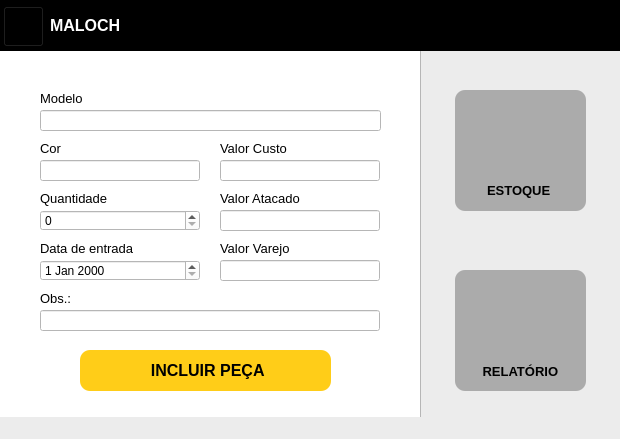
<?xml version="1.0" encoding="UTF-8"?>
<ui version="4.0">
 <class>MainWindow</class>
 <widget class="QMainWindow" name="MainWindow">
  <property name="geometry">
   <rect>
    <x>0</x>
    <y>0</y>
    <width>620</width>
    <height>439</height>
   </rect>
  </property>
  <property name="sizePolicy">
   <sizepolicy hsizetype="Fixed" vsizetype="Fixed">
    <horstretch>0</horstretch>
    <verstretch>0</verstretch>
   </sizepolicy>
  </property>
  <property name="minimumSize">
   <size>
    <width>620</width>
    <height>439</height>
   </size>
  </property>
  <property name="maximumSize">
   <size>
    <width>620</width>
    <height>439</height>
   </size>
  </property>
  <property name="windowTitle">
   <string>MALOCH</string>
  </property>
  <property name="windowIcon">
   <iconset>
    <normaloff>../SCR/maloch.ico</normaloff>../SCR/maloch.ico</iconset>
  </property>
  <property name="styleSheet">
   <string notr="true">background-color: rgb(236, 236, 236);</string>
  </property>
  <widget class="QWidget" name="centralwidget">
   <widget class="QFrame" name="frame_gamboa">
    <property name="geometry">
     <rect>
      <x>0</x>
      <y>0</y>
      <width>781</width>
      <height>51</height>
     </rect>
    </property>
    <property name="styleSheet">
     <string notr="true">background-color: rgb(0,0, 0);</string>
    </property>
    <property name="frameShape">
     <enum>QFrame::StyledPanel</enum>
    </property>
    <property name="frameShadow">
     <enum>QFrame::Raised</enum>
    </property>
    <widget class="QLabel" name="label">
     <property name="geometry">
      <rect>
       <x>50</x>
       <y>0</y>
       <width>161</width>
       <height>51</height>
      </rect>
     </property>
     <property name="font">
      <font>
       <family>Segoe UI Symbol</family>
       <pointsize>12</pointsize>
       <weight>75</weight>
       <bold>true</bold>
      </font>
     </property>
     <property name="styleSheet">
      <string notr="true">color: rgb(255, 255, 255);</string>
     </property>
     <property name="text">
      <string>MALOCH</string>
     </property>
    </widget>
    <widget class="QPushButton" name="pushButton">
     <property name="geometry">
      <rect>
       <x>3</x>
       <y>6</y>
       <width>41</width>
       <height>41</height>
      </rect>
     </property>
     <property name="text">
      <string/>
     </property>
     <property name="icon">
      <iconset>
       <normaloff>../SCR/maloch.ico</normaloff>../SCR/maloch.ico</iconset>
     </property>
     <property name="iconSize">
      <size>
       <width>30</width>
       <height>30</height>
      </size>
     </property>
    </widget>
   </widget>
   <widget class="QFrame" name="frame">
    <property name="geometry">
     <rect>
      <x>420</x>
      <y>50</y>
      <width>241</width>
      <height>421</height>
     </rect>
    </property>
    <property name="frameShape">
     <enum>QFrame::StyledPanel</enum>
    </property>
    <property name="frameShadow">
     <enum>QFrame::Raised</enum>
    </property>
    <widget class="QPushButton" name="estoque">
     <property name="geometry">
      <rect>
       <x>35</x>
       <y>40</y>
       <width>131</width>
       <height>121</height>
      </rect>
     </property>
     <property name="sizePolicy">
      <sizepolicy hsizetype="Minimum" vsizetype="Fixed">
       <horstretch>0</horstretch>
       <verstretch>0</verstretch>
      </sizepolicy>
     </property>
     <property name="font">
      <font>
       <family>Segoe UI Symbol</family>
       <pointsize>12</pointsize>
       <weight>75</weight>
       <bold>true</bold>
      </font>
     </property>
     <property name="cursor">
      <cursorShape>PointingHandCursor</cursorShape>
     </property>
     <property name="styleSheet">
      <string notr="true">background-color: rgb(171, 171, 171);
border-radius:10px
</string>
     </property>
     <property name="text">
      <string/>
     </property>
     <property name="icon">
      <iconset>
       <normaloff>../SCR/estq.png</normaloff>../SCR/estq.png</iconset>
     </property>
     <property name="iconSize">
      <size>
       <width>56</width>
       <height>58</height>
      </size>
     </property>
    </widget>
    <widget class="QPushButton" name="relatorio">
     <property name="geometry">
      <rect>
       <x>35</x>
       <y>220</y>
       <width>131</width>
       <height>121</height>
      </rect>
     </property>
     <property name="sizePolicy">
      <sizepolicy hsizetype="Minimum" vsizetype="Fixed">
       <horstretch>0</horstretch>
       <verstretch>0</verstretch>
      </sizepolicy>
     </property>
     <property name="font">
      <font>
       <family>Segoe UI Symbol</family>
       <pointsize>12</pointsize>
       <weight>75</weight>
       <bold>true</bold>
      </font>
     </property>
     <property name="cursor">
      <cursorShape>PointingHandCursor</cursorShape>
     </property>
     <property name="styleSheet">
      <string notr="true">background-color: rgb(171, 171, 171);
border-radius:10px
</string>
     </property>
     <property name="text">
      <string/>
     </property>
     <property name="icon">
      <iconset>
       <normaloff>../SCR/financeiro.png</normaloff>../SCR/financeiro.png</iconset>
     </property>
     <property name="iconSize">
      <size>
       <width>53</width>
       <height>47</height>
      </size>
     </property>
    </widget>
    <widget class="QLabel" name="label_4">
     <property name="geometry">
      <rect>
       <x>59</x>
       <y>306</y>
       <width>91</width>
       <height>31</height>
      </rect>
     </property>
     <property name="font">
      <font>
       <family>Segoe UI Symbol</family>
       <pointsize>10</pointsize>
       <weight>75</weight>
       <bold>true</bold>
      </font>
     </property>
     <property name="styleSheet">
      <string notr="true">background-color: rgb(171, 171, 171);
</string>
     </property>
     <property name="text">
      <string> RELATÓRIO</string>
     </property>
    </widget>
    <widget class="QLabel" name="label_3">
     <property name="geometry">
      <rect>
       <x>67</x>
       <y>130</y>
       <width>71</width>
       <height>20</height>
      </rect>
     </property>
     <property name="font">
      <font>
       <family>Segoe UI Symbol</family>
       <pointsize>10</pointsize>
       <weight>75</weight>
       <bold>true</bold>
      </font>
     </property>
     <property name="styleSheet">
      <string notr="true">background-color: rgb(171, 171, 171);
</string>
     </property>
     <property name="text">
      <string>ESTOQUE</string>
     </property>
    </widget>
    <zorder>relatorio</zorder>
    <zorder>estoque</zorder>
    <zorder>label_4</zorder>
    <zorder>label_3</zorder>
   </widget>
   <widget class="QFrame" name="frame_2">
    <property name="geometry">
     <rect>
      <x>-10</x>
      <y>50</y>
      <width>431</width>
      <height>391</height>
     </rect>
    </property>
    <property name="styleSheet">
     <string notr="true">background-color: rgb(255, 255, 255);</string>
    </property>
    <property name="frameShape">
     <enum>QFrame::StyledPanel</enum>
    </property>
    <property name="frameShadow">
     <enum>QFrame::Raised</enum>
    </property>
    <widget class="QLabel" name="label_6">
     <property name="geometry">
      <rect>
       <x>50</x>
       <y>140</y>
       <width>71</width>
       <height>16</height>
      </rect>
     </property>
     <property name="font">
      <font>
       <family>Segoe UI Symbol</family>
       <pointsize>10</pointsize>
       <weight>50</weight>
       <bold>false</bold>
      </font>
     </property>
     <property name="text">
      <string>Quantidade</string>
     </property>
    </widget>
    <widget class="QLabel" name="label_7">
     <property name="geometry">
      <rect>
       <x>230</x>
       <y>90</y>
       <width>131</width>
       <height>16</height>
      </rect>
     </property>
     <property name="font">
      <font>
       <family>Segoe UI Symbol</family>
       <pointsize>10</pointsize>
       <weight>50</weight>
       <bold>false</bold>
      </font>
     </property>
     <property name="text">
      <string>Valor Custo</string>
     </property>
    </widget>
    <widget class="QLineEdit" name="lineEdit_2">
     <property name="geometry">
      <rect>
       <x>50</x>
       <y>110</y>
       <width>160</width>
       <height>21</height>
      </rect>
     </property>
    </widget>
    <widget class="QLabel" name="label_11">
     <property name="geometry">
      <rect>
       <x>50</x>
       <y>190</y>
       <width>121</width>
       <height>16</height>
      </rect>
     </property>
     <property name="font">
      <font>
       <family>Segoe UI Symbol</family>
       <pointsize>10</pointsize>
       <weight>50</weight>
       <bold>false</bold>
      </font>
     </property>
     <property name="text">
      <string>Data de entrada</string>
     </property>
    </widget>
    <widget class="QLabel" name="label_13">
     <property name="geometry">
      <rect>
       <x>50</x>
       <y>40</y>
       <width>71</width>
       <height>16</height>
      </rect>
     </property>
     <property name="font">
      <font>
       <family>Segoe UI Symbol</family>
       <pointsize>10</pointsize>
       <weight>50</weight>
       <bold>false</bold>
      </font>
     </property>
     <property name="text">
      <string>Modelo</string>
     </property>
    </widget>
    <widget class="QLabel" name="label_14">
     <property name="geometry">
      <rect>
       <x>50</x>
       <y>90</y>
       <width>71</width>
       <height>16</height>
      </rect>
     </property>
     <property name="font">
      <font>
       <family>Segoe UI Symbol</family>
       <pointsize>10</pointsize>
       <weight>50</weight>
       <bold>false</bold>
      </font>
     </property>
     <property name="text">
      <string>Cor</string>
     </property>
    </widget>
    <widget class="QLineEdit" name="lineEdit">
     <property name="geometry">
      <rect>
       <x>50</x>
       <y>60</y>
       <width>341</width>
       <height>21</height>
      </rect>
     </property>
     <property name="text">
      <string/>
     </property>
     <property name="maxLength">
      <number>23</number>
     </property>
    </widget>
    <widget class="QLineEdit" name="lineEdit_3">
     <property name="geometry">
      <rect>
       <x>230</x>
       <y>110</y>
       <width>160</width>
       <height>21</height>
      </rect>
     </property>
    </widget>
    <widget class="QLabel" name="label_17">
     <property name="geometry">
      <rect>
       <x>50</x>
       <y>280</y>
       <width>221</width>
       <height>20</height>
      </rect>
     </property>
     <property name="styleSheet">
      <string notr="true">
color: rgb(0, 170, 0);</string>
     </property>
     <property name="text">
      <string/>
     </property>
    </widget>
    <widget class="QLabel" name="label_18">
     <property name="geometry">
      <rect>
       <x>50</x>
       <y>10</y>
       <width>111</width>
       <height>20</height>
      </rect>
     </property>
     <property name="styleSheet">
      <string notr="true">color: rgb(255, 0, 0);</string>
     </property>
     <property name="text">
      <string/>
     </property>
    </widget>
    <widget class="QLineEdit" name="lineEdit_4">
     <property name="geometry">
      <rect>
       <x>230</x>
       <y>160</y>
       <width>160</width>
       <height>21</height>
      </rect>
     </property>
    </widget>
    <widget class="QLabel" name="label_20">
     <property name="geometry">
      <rect>
       <x>230</x>
       <y>140</y>
       <width>131</width>
       <height>16</height>
      </rect>
     </property>
     <property name="font">
      <font>
       <family>Segoe UI Symbol</family>
       <pointsize>10</pointsize>
       <weight>50</weight>
       <bold>false</bold>
      </font>
     </property>
     <property name="text">
      <string>Valor Atacado</string>
     </property>
    </widget>
    <widget class="QDateEdit" name="dateEdit">
     <property name="geometry">
      <rect>
       <x>50</x>
       <y>210</y>
       <width>160</width>
       <height>21</height>
      </rect>
     </property>
     <property name="dateTime">
      <datetime>
       <hour>0</hour>
       <minute>0</minute>
       <second>0</second>
       <year>2000</year>
       <month>1</month>
       <day>1</day>
      </datetime>
     </property>
     <property name="minimumDate">
      <date>
       <year>2000</year>
       <month>1</month>
       <day>1</day>
      </date>
     </property>
     <property name="date">
      <date>
       <year>2000</year>
       <month>1</month>
       <day>1</day>
      </date>
     </property>
    </widget>
    <widget class="QLineEdit" name="lineEdit_5">
     <property name="geometry">
      <rect>
       <x>230</x>
       <y>210</y>
       <width>160</width>
       <height>21</height>
      </rect>
     </property>
    </widget>
    <widget class="QLabel" name="label_21">
     <property name="geometry">
      <rect>
       <x>230</x>
       <y>190</y>
       <width>131</width>
       <height>16</height>
      </rect>
     </property>
     <property name="font">
      <font>
       <family>Segoe UI Symbol</family>
       <pointsize>10</pointsize>
       <weight>50</weight>
       <bold>false</bold>
      </font>
     </property>
     <property name="text">
      <string>Valor Varejo</string>
     </property>
    </widget>
    <widget class="QSpinBox" name="spinBox">
     <property name="geometry">
      <rect>
       <x>50</x>
       <y>160</y>
       <width>160</width>
       <height>21</height>
      </rect>
     </property>
    </widget>
    <widget class="QLineEdit" name="lineEdit_6">
     <property name="geometry">
      <rect>
       <x>50</x>
       <y>260</y>
       <width>340</width>
       <height>21</height>
      </rect>
     </property>
     <property name="text">
      <string/>
     </property>
     <property name="maxLength">
      <number>23</number>
     </property>
    </widget>
    <widget class="QLabel" name="label_26">
     <property name="geometry">
      <rect>
       <x>50</x>
       <y>240</y>
       <width>71</width>
       <height>16</height>
      </rect>
     </property>
     <property name="font">
      <font>
       <family>Segoe UI Symbol</family>
       <pointsize>10</pointsize>
       <weight>50</weight>
       <bold>false</bold>
      </font>
     </property>
     <property name="text">
      <string>Obs.:</string>
     </property>
    </widget>
    <widget class="QPushButton" name="incluir">
     <property name="geometry">
      <rect>
       <x>90</x>
       <y>300</y>
       <width>251</width>
       <height>41</height>
      </rect>
     </property>
     <property name="sizePolicy">
      <sizepolicy hsizetype="Minimum" vsizetype="Fixed">
       <horstretch>0</horstretch>
       <verstretch>0</verstretch>
      </sizepolicy>
     </property>
     <property name="font">
      <font>
       <family>Segoe UI Symbol</family>
       <pointsize>12</pointsize>
       <weight>75</weight>
       <bold>true</bold>
      </font>
     </property>
     <property name="cursor">
      <cursorShape>PointingHandCursor</cursorShape>
     </property>
     <property name="styleSheet">
      <string notr="true">background-color: rgb(255, 205, 24);
border-radius:10px

</string>
     </property>
     <property name="text">
      <string> INCLUIR PEÇA</string>
     </property>
     <property name="icon">
      <iconset>
       <normaloff>incluir.png</normaloff>incluir.png</iconset>
     </property>
     <property name="iconSize">
      <size>
       <width>25</width>
       <height>30</height>
      </size>
     </property>
    </widget>
    <zorder>incluir</zorder>
    <zorder>label_6</zorder>
    <zorder>label_7</zorder>
    <zorder>lineEdit_2</zorder>
    <zorder>label_11</zorder>
    <zorder>label_13</zorder>
    <zorder>label_14</zorder>
    <zorder>lineEdit</zorder>
    <zorder>lineEdit_3</zorder>
    <zorder>label_17</zorder>
    <zorder>label_18</zorder>
    <zorder>lineEdit_4</zorder>
    <zorder>label_20</zorder>
    <zorder>dateEdit</zorder>
    <zorder>lineEdit_5</zorder>
    <zorder>label_21</zorder>
    <zorder>spinBox</zorder>
    <zorder>lineEdit_6</zorder>
    <zorder>label_26</zorder>
   </widget>
   <zorder>frame_2</zorder>
   <zorder>frame</zorder>
   <zorder>frame_gamboa</zorder>
  </widget>
  <widget class="QStatusBar" name="statusbar"/>
 </widget>
 <resources/>
 <connections/>
</ui>
